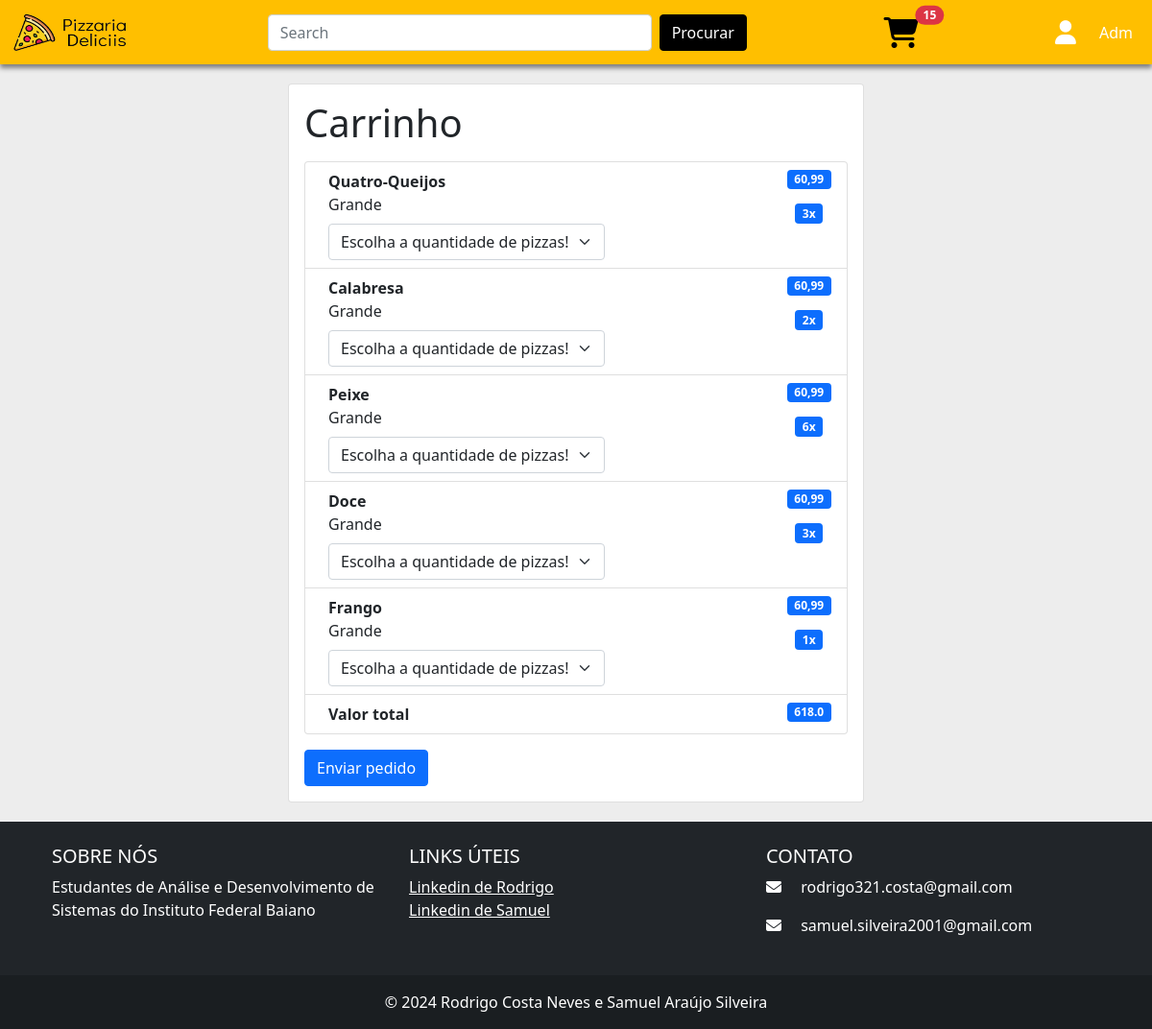
Page /carrinho/abrirCarrinho/1/ on the committed database.
### carrinho/models.py (models this page shows)
class Carrinho(models.Model):
    valorTotal = models.FloatField(default=0)
    quantidadeTotal = models.IntegerField(default=0)
    usuario = models.OneToOneField(
        CustomUser,
        on_delete=models.CASCADE,
        primary_key=True,
    )

class ItemDeCarrinho(models.Model):
    quantidade = models.IntegerField()
    pizza = models.OneToOneField(
        Pizza,
        on_delete=models.CASCADE,
        primary_key=True,
    )
    carrinho = models.ForeignKey(Carrinho, on_delete=models.CASCADE)

### usuario/models.py (models this page shows, shortened)
class CustomUser(AbstractUser):
    TIPO_CHOICES = (
        ('A', 'Administrador'),
        ('B', 'Usuário'),
    )
    nome = models.CharField(max_length=100, blank=True)
    cpf = models.CharField(max_length=14, blank=True, unique=True)
    telefone = models.CharField(max_length=20, blank=True, unique=True)
    tipo = models.CharField(max_length=1, choices=TIPO_CHOICES, default='B')

### pizza/models.py (models this page shows)
class Pizza(models.Model):
    sabor = models.CharField(max_length=100)
    imagem = models.ImageField(upload_to='images/', height_field=None, width_field=None, max_length=255)
    preco = models.FloatField()
    tamanho = models.CharField(max_length=100)

### carrinho/views.py (the view)
# urls.py: path("abrirCarrinho/<int:user_id>/", views.abrirCarrinho, name="abrirCarrinho"),
def abrirCarrinho(request, user_id):
    carrinho = Carrinho.objects.get(usuario_id=user_id)
    user = CustomUser.objects.get(pk=user_id)
    if ItemDeCarrinho.objects.filter(carrinho_id=user_id).exists():
        itensDeCarrinho = ItemDeCarrinho.objects.filter(carrinho_id=user_id)
    template = loader.get_template("carrinho.html")
    context = { 'itensDeCarrinho': itensDeCarrinho, 'user': user, 'carrinho':carrinho}
    return HttpResponse(template.render(context,request))

### carrinho/templates/carrinho.html (shortened to what this page needs)
{% load static %}
<!DOCTYPE html>
<html lang="en">
<head>
    <link href="https://cdn.jsdelivr.net/npm/bootstrap@5.0.2/dist/css/bootstrap.min.css" rel="stylesheet">
    <link rel="stylesheet" href="{%static 'css/carrinho.css' %}">
</head>
<body style="background-color: #EDEDED;">
    <nav class="navbar navbar-expand-lg" id="nav" style="background-color: #FFBF00">
        <div class="container-fluid">
          <a class="navbar-brand" href="#" style="color: white">
            <img src="{%static 'img/Pizzaria(1).png' %}" alt="" width="120" height="40" class="d-inline-block align-text-top">
          </a>
          <div class="collapse navbar-collapse" id="navbarNav">
            <div class="mx-auto">
              <form class="d-flex" id="form">
                <input class="form-control me-2" id="form2" type="search" placeholder="Search" aria-label="Search" style="width: 400px;">
                <button class="btn btn-outline-success" id="botao" type="submit">Procurar</button>
              </form>
            </div>
            <div id="cart">
              <button type="button" class="btn btn-primary position-relative" style="background-color: #FFBF00; border: none;">
                <i id="car" class="fa-solid fa-cart-shopping fa-2xl" style="margin-top: 10px; color: black;"></i>
                <span class="position-absolute top-0 start-100 translate-middle badge rounded-pill bg-danger">
                  {{carrinho.quantidadeTotal}}
                </span>
              </button>
            </div>
            <ul class="navbar-nav ms-auto">
                <li class="nav-item" id="logo">
                    <a class="navbar-brand" href="#">
                        <i class="fa-solid fa-user fa-lg" style="color: white; margin-top: 20px;"></i>
                    </a>
                </li>
              <li class="nav-item">
                <a class="nav-link active" aria-current="page" href="#" style="color: white">{{user.nome}}</a>
              </li>
            </ul>
          </div>
        </div>
      </nav>
      <div class=".container" style="align-items: center; justify-content: center; display: flex; margin-top: 20px; margin-bottom: 20px;">
        <div class="card" style="width: 50%;">
            <div class="card-body">
              <h1 class="card-title">Carrinho</h1>
              <p class="card-text">
                <ol class="list-group">
                  {% for itemDeCarrinho in itensDeCarrinho %}
                    <li class="list-group-item d-flex justify-content-between align-items-start">
                      <div class="ms-2 me-auto">
                        <div class="fw-bold">{{ itemDeCarrinho.pizza.sabor }}</div>
                        <div class="fw">{{ itemDeCarrinho.pizza.tamanho }}</div>
                        <select class="form-select" aria-label="Default select example" style="margin-top: 8px;">
                          <option selected>Escolha a quantidade de pizzas!</option>
                        </select>
                      </div>
                      <div style="display: flex; flex-direction: column; justify-content: center; align-items: center">
                        <span class="badge bg-primary" style="margin-bottom: 15px">60,99</span>
                        <span class="badge bg-primary">{{itemDeCarrinho.quantidade}}x</span>
                      </div>
                    </li>
                    {% endfor %}
                    <li class="list-group-item d-flex justify-content-between align-items-start">
                      <div class="ms-2 me-auto">
                        <div class="fw-bold">Valor total</div>
                      </div>
                      <span class="badge bg-primary">{{carrinho.valorTotal}}</span>
                    </li>
                  </ol>
              </p>
              <a href="#" class="btn btn-primary">Enviar pedido</a>
            </div>
          </div>
      </div>
      <footer class="bg-dark text-white text-center text-lg-start">
        <div class="container p-4">
            <div class="row">
                <div class="col-lg-4 col-md-6 mb-4 mb-md-0">
                    <h5 class="text-uppercase">Sobre nós</h5>
                    <p>
                        Estudantes de Análise e Desenvolvimento de Sistemas do Instituto Federal Baiano
                    </p>
                </div>
                <div class="col-lg-4 col-md-6 mb-4 mb-md-0">
                    <h5 class="text-uppercase">Links úteis</h5>
                    <ul class="list-unstyled mb-0">
                        <li>
                            <a href="https://www.linkedin.com/in/rodrigo-costa-411038255/" target="_blank" class="text-white">Linkedin de Rodrigo</a>
                        </li>
                        <li>
                            <a href="https://www.linkedin.com/in/samuel-ara%C3%BAjo-silveira-b205711a4/" target="_blank" class="text-white">Linkedin de Samuel</a>
                        </li>
                    </ul>
                </div>
                <div class="col-lg-4 col-md-12 mb-4 mb-md-0">
                    <h5 class="text-uppercase">Contato</h5>
                    <ul class="list-unstyled">
                        <li>
                            <p>
                              <i class="fas fa-envelope me-3"></i> rodrigo321.costa@gmail.com
                            </p>
                        </li>
                        <li>
                            <p>
                                <i class="fas fa-envelope me-3"></i> samuel.silveira2001@gmail.com
                            </p>
                        </li>
                    </ul>
                </div>
            </div>
        </div>
        <div class="text-center p-3" style="background-color: rgba(0, 0, 0, 0.2);">
            © 2024 Rodrigo Costa Neves e Samuel Araújo Silveira
        </div>
    </footer>
</body>
</html>

### pizza/static/css/carrinho.css (style rules this page uses)
#botao { background-color: black; color: white; border-color: black }
html { height:100%; }
body { min-height:100%; margin:0; }
footer { height: 50px; background: PapayaWhip; }
body { display: table; width: 100%; }
body > footer { display: table-row; }
#nav { -webkit-box-shadow: 0px 4px 5px 0px rgba(0,0,0,0.47); -moz-box-shadow: 0px 4px 5px 0px rgba(0,0,0,0.47); box-shadow: 0px 4px 5px 0px rgba(0,0,0,0.47); }

### rows in the picture
Carrinho: quantidadeTotal "15", valorTotal "618.0"
CustomUser: nome "Adm"
ItemDeCarrinho: pizza.sabor "Quatro-Queijos", pizza.tamanho "Grande", quantidade "3"
ItemDeCarrinho: pizza.sabor "Calabresa", pizza.tamanho "Grande", quantidade "2"
ItemDeCarrinho: pizza.sabor "Peixe", pizza.tamanho "Grande", quantidade "6"
ItemDeCarrinho: pizza.sabor "Doce", pizza.tamanho "Grande", quantidade "3"
ItemDeCarrinho: pizza.sabor "Frango", pizza.tamanho "Grande", quantidade "1"
